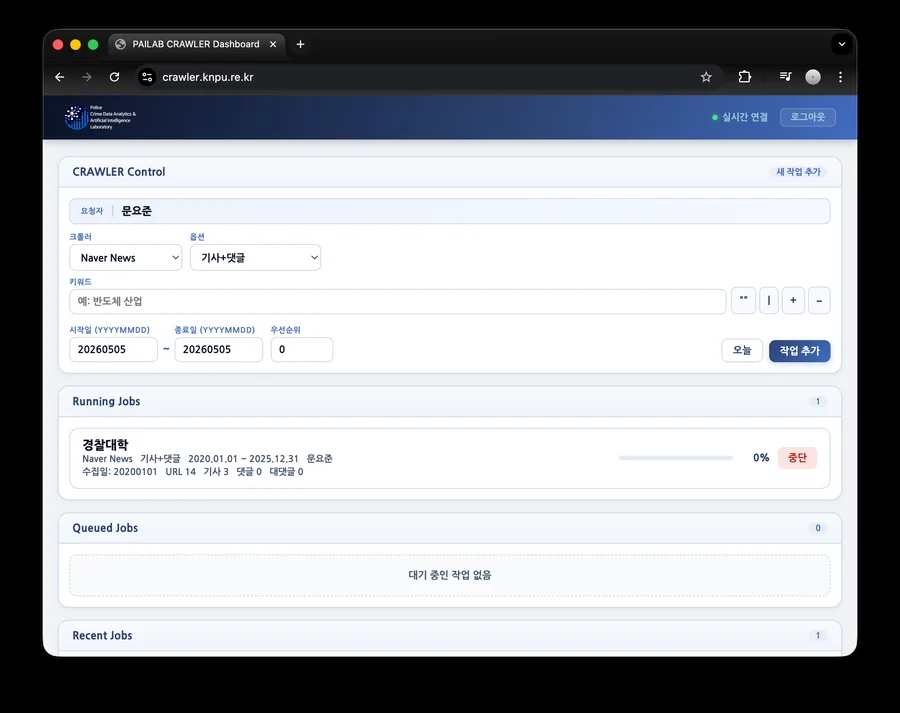
#> input picture assets/systems/crawler.webp, 900 x 713 px
$ python prepare_screenshots.py assets/systems/crawler.webp
#> lines starting #> are read from the running program, lines starting #| are printed output that depends on the picture; after the words box and inside, x2 and y2 are one past the last pixel; in counts of white or black regions, pixels touching at a corner belong together
#!/usr/bin/env python3
"""크롬 스크린샷 → 여백·그림자를 정리한 둥근 WebP.

설치: python3 -m pip install Pillow numpy
실행: python3 prepare_screenshots.py /이미지/폴더
직접 높이 지정: python3 prepare_screenshots.py /이미지/폴더 --top 140
이미 크롬이 잘린 이미지: python3 prepare_screenshots.py /이미지/폴더 --top 0
확인만: --dry-run / 하위 폴더 포함: --recursive

같은 폴더에 같은 이름의 .webp를 저장합니다. 기존 WebP는 덮어씁니다.
PNG/JPEG 원본은 삭제하지 않습니다. WebP는 투명도를 포함해 무손실 저장합니다.
자동 크롬 감지는 macOS 창 버튼 기준이며 불확실하면 건너뜁니다.
바깥 여백·그림자 감지는 투명도가 있는 스크린샷을 기준으로 합니다.
"""

from __future__ import annotations
import argparse
import os
from pathlib import Path
import tempfile

try:
    import numpy as np
    from PIL import Image, ImageDraw, ImageOps
except ImportError as exc:
    raise SystemExit("필요 패키지 설치: python3 -m pip install Pillow numpy") from exc

EXTENSIONS = {".png", ".webp", ".jpg", ".jpeg", ".tif", ".tiff", ".bmp"}


def detect_top(image: Image.Image) -> int | None:
    """Return a conservative toolbar boundary in original pixel coordinates."""
    scale = min(1.0, 1600 / image.width)
    width = max(1, round(image.width * scale))
    height = max(1, round(image.height * scale))
    thumb = image.convert("RGB").resize((width, height))
    rgb = np.asarray(thumb, dtype=np.int16)
    # Traffic lights must be close together, horizontally ordered and aligned.
    area = rgb[: min(height // 3, 300), : max(1, width // 3)]
    if area.size == 0:
        return None
    r, g, b = area[..., 0], area[..., 1], area[..., 2]
    masks = (
        (r > 190) & (g > 45) & (g < 160) & (b < 145) & (r - g > 65),
        (r > 180) & (g > 140) & (b < 100) & (r - g < 95),
        (r < 130) & (g > 140) & (b < 145) & (g - r > 45),
    )
    candidates = []
    for mask in masks:
        components = []
        # Compact connected components avoid mistaking long colored UI strips
        # for the circular window buttons. Only the small search area is walked.
        visited = np.zeros(mask.shape, dtype=bool)
        ys, xs = np.nonzero(mask)
        for sy, sx in zip(ys, xs):
            if visited[sy, sx]:
                continue
            stack = [(int(sy), int(sx))]
            visited[sy, sx] = True
            points = []
            while stack:
                y, x = stack.pop()
                points.append((y, x))
                for ny, nx in ((y - 1, x), (y + 1, x), (y, x - 1), (y, x + 1)):
                    if (
                        0 <= ny < mask.shape[0]
                        and 0 <= nx < mask.shape[1]
                        and mask[ny, nx]
                        and not visited[ny, nx]
                    ):
                        visited[ny, nx] = True
                        stack.append((ny, nx))
            p = np.asarray(points)
            lo, hi = p.min(axis=0), p.max(axis=0)
            h, w = hi - lo + 1
            if (
                5 <= w <= 28
                and 5 <= h <= 28
                and 0.65 <= w / h <= 1.5
                and len(p) / (h * w) > 0.45
            ):
                components.append(
                    (float(p[:, 1].mean()), float(p[:, 0].mean()), float(max(h, w)))
                )
        candidates.append(components)

    for red in sorted(candidates[0], key=lambda p: p[1]):
        for yellow in candidates[1]:
            for green in candidates[2]:
                diameter = float(np.median([red[2], yellow[2], green[2]]))
                gap1, gap2 = yellow[0] - red[0], green[0] - yellow[0]
                if not (
                    1.1 * diameter < gap1 < 3 * diameter and 0.65 < gap2 / gap1 < 1.5
                ):
                    continue
                if (
                    max(red[1], yellow[1], green[1]) - min(red[1], yellow[1], green[1])
                    > diameter * 0.35
                ):
                    continue
                # Ignore image margins when measuring the horizontal boundary.
                left = max(0, round(red[0] - 1.8 * diameter))
                right = width - left
                if right - left < width * 0.65:
                    continue
                start = round(red[1] + 3 * diameter)
                end = min(height - 1, round(red[1] + 10 * diameter))
                edges = []
                for y in range(start, end):
                    above = np.median(rgb[max(0, y - 3) : y, left:right], axis=0)
                    below = np.median(rgb[y : min(height, y + 3), left:right], axis=0)
                    difference = np.max(np.abs(below - above), axis=1)
                    coverage = float(np.mean(difference > 25))
                    if coverage < 0.7:
                        continue
                    # Browser toolbars are predominantly neutral gray. A site
                    # navigation boundary after a colored navbar is rejected.
                    neutral = np.max(above, axis=1) - np.min(above, axis=1)
                    if float(np.mean(neutral < 22)) < 0.8:
                        continue
                    edges.append((coverage * float(np.median(difference)), y))
                if edges:
                    _, boundary = max(edges)
                    # Choose the strongest row transition, not its 3-row halo.
                    low, high = max(1, boundary - 2), min(height, boundary + 3)
                    boundary = max(
                        range(low, high),
                        key=lambda y: float(
                            np.median(
                                np.max(
                                    np.abs(rgb[y, left:right] - rgb[y - 1, left:right]),
                                    axis=1,
                                )
                            )
                        ),
                    )
                    return round(boundary / scale)
    return None


def window_bounds(image: Image.Image) -> tuple[int, int, int, int]:
    """Ignore outer translucent window shadows; preserve opaque content."""
    alpha = np.asarray(image.convert("RGBA"))[:, :, 3]
    ys, xs = np.nonzero(alpha >= 250)
    if not len(xs):
        raise ValueError("불투명한 창 영역을 찾을 수 없습니다.")
    return int(xs.min()), int(ys.min()), int(xs.max()) + 1, int(ys.max()) + 1


def clean_corners(image: Image.Image, radius: int) -> Image.Image:
    """Mask all four corners, removing old shadow wedges outside each arc."""
    result = image.convert("RGBA")
    radius = min(radius, result.width // 2, result.height // 2)
    if radius <= 0:
        return result
    mask = Image.new("L", (radius * 4, radius * 4), 0)
    ImageDraw.Draw(mask).ellipse((0, 0, radius * 8 - 1, radius * 8 - 1), fill=255)
    mask = mask.resize((radius, radius), Image.Resampling.LANCZOS)
    alpha = result.getchannel("A")
    for right, bottom in ((False, False), (True, False), (False, True), (True, True)):
        corner = ImageOps.mirror(mask) if right else mask
        if bottom:
            corner = ImageOps.flip(corner)
        x = result.width - radius if right else 0
        y = result.height - radius if bottom else 0
        existing = np.asarray(alpha.crop((x, y, x + radius, y + radius)))
        alpha.paste(Image.fromarray(np.minimum(existing, np.asarray(corner))), (x, y))
    result.putalpha(alpha)
    return result


def prepare_image(
    image: Image.Image, top: int, radius: int | None = None, max_width: int = 1920
) -> Image.Image:
    if not 0 <= top < image.height:
        raise ValueError(f"--top은 0~{image.height - 1}px 범위여야 합니다.")
    cropped = image.convert("RGBA").crop((0, top, image.width, image.height))
    cropped = cropped.crop(window_bounds(cropped))
    # 36px for the 3420px-wide reference windows; scale with the source.
    radius = max(1, round(cropped.width * 36 / 3420)) if radius is None else radius
    result = clean_corners(cropped, radius)
    if max_width and result.width > max_width:
        result = result.resize(
            (max_width, max(1, round(result.height * max_width / result.width))),
            Image.Resampling.LANCZOS,
        )
    return result


def process_file(
    path: Path, top: int | None, radius: int | None, max_width: int, dry_run: bool
) -> str:
    target = path.with_suffix(".webp")
    with Image.open(path) as source:
        if getattr(source, "n_frames", 1) > 1:
            return "건너뜀: 다중 프레임 이미지"
        image = ImageOps.exif_transpose(source)
        cut = detect_top(image) if top is None else top
        if cut is None:
            return "건너뜀: 크롬 자동 감지 불확실 (--top 픽셀값, 이미 잘랐다면 --top 0)"
        result = prepare_image(image, cut, radius, max_width)
        description = f"{target.name}: 상단 {cut}px 제거 → {result.width}×{result.height}, 투명 WebP"
        if dry_run:
            return "확인: " + description
        profile = source.info.get("icc_profile")
    fd, name = tempfile.mkstemp(
        prefix=".screenshot-", suffix=".webp", dir=target.parent
    )
    os.close(fd)
    try:
        options = {"icc_profile": profile} if profile else {}
        result.save(name, "WEBP", lossless=True, exact=True, method=4, **options)
        os.chmod(name, (target if target.exists() else path).stat().st_mode & 0o777)
        os.replace(name, target)
    finally:
        Path(name).unlink(missing_ok=True)
    return "저장: " + description


def main() -> int:
    parser = argparse.ArgumentParser(
        description=__doc__, formatter_class=argparse.RawDescriptionHelpFormatter
    )
    parser.add_argument("path", nargs="?", help="이미지 파일 또는 폴더")
    parser.add_argument(
        "--top", type=int, help="상단 제거 높이(px), 0은 크롬 제거 생략"
    )
    parser.add_argument(
        "--radius", type=int, help="모서리 반지름(px), 기본값은 창 너비에 비례"
    )
    parser.add_argument(
        "--max-width",
        type=int,
        default=1920,
        help="최대 출력 너비, 기본 1920px; 0은 원본 크기",
    )
    parser.add_argument("--recursive", "-r", action="store_true", help="하위 폴더 포함")
    parser.add_argument(
        "--dry-run", action="store_true", help="파일 저장 없이 결과 확인"
    )
    args = parser.parse_args()
    if any(
        value is not None and value < 0
        for value in (args.top, args.radius, args.max_width)
    ):
        parser.error("높이·반지름·최대 너비는 0 이상이어야 합니다.")
    path = (
        Path(args.path or input("이미지 파일 또는 폴더 경로: ").strip().strip("\"'"))
        .expanduser()
        .resolve()
    )
    if not path.exists():
        parser.error(f"경로가 없습니다: {path}")
    paths = (
        list(path.rglob("*") if args.recursive else path.iterdir())
        if path.is_dir()
        else [path]
    )
    # A PNG and its generated WebP must not process the same output twice.
    targets = {}
    for item in sorted(paths, key=lambda p: (p.suffix.lower() == ".webp", str(p))):
        if (
            item.is_file()
            and not item.is_symlink()
            and item.suffix.lower() in EXTENSIONS
            and not item.name.startswith(".")
        ):
            targets.setdefault(item.with_suffix(".webp"), item)
    failed = 0
    for item in targets.values():
        try:
            print(
                f"{item}: {process_file(item, args.top, args.radius, args.max_width, args.dry_run)}",
                flush=True,
            )
#> in process_file, source is the input picture: PIL image 900x713 RGB; mean R, G, B 165.3, 168.2, 172.7
#> in detect_top, `area = rgb[: min(height // 3, 300), : max(1, width // 3)]`:
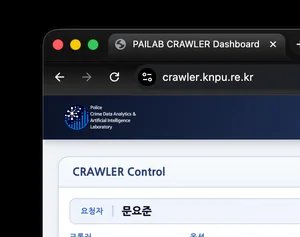
#> area: shape (237, 300, 3) int16; mean R, G, B 97.9, 101.3, 107.5
#> in detect_top, `r, g, b = area[..., 0], area[..., 1], area[..., 2]`:
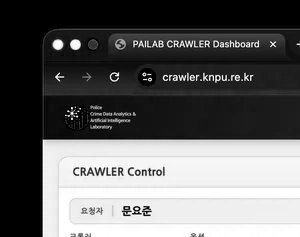
#> r: shape (237, 300) int16; min 0, max 255, mean 97.9
#> in detect_top, `r, g, b = area[..., 0], area[..., 1], area[..., 2]`:
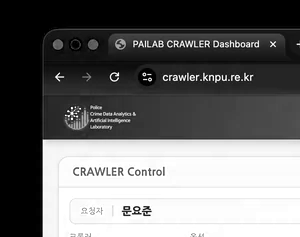
#> b: shape (237, 300) int16; min 0, max 255, mean 107.5
#> the loop in detect_top, `for mask in masks:` made 3 passes
#> after the loop in detect_top, `for mask in masks:`:
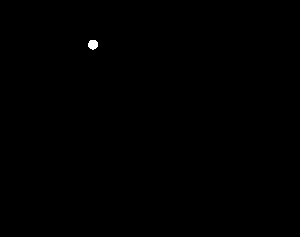
#> visited: shape (237, 300) bool; 0.11% white; 1 white region, box (x1, y1, x2, y2) and area: (88, 40, 98, 50) 79
#> after the loop in detect_top, `for mask in masks:`: candidates = [[(57.5, 44.13, 10)], [(75.03, 44.28, 10)], [(92.56, 44.15, 10)]]
#> the loop in detect_top, `for red in sorted(candidates[0], key=lambda p: p[1]):` made 1 pass
#> in process_file, `cut = detect_top(image) if top is None else top`: cut = 95
#> in prepare_image, `cropped = image.convert("RGBA").crop((0, top, image.width, image.heigh..`:
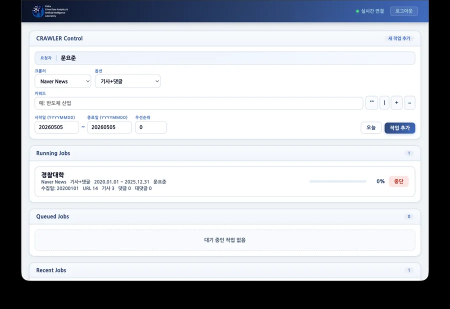
#> cropped: PIL image 900x618 RGBA (shown at 1/2 size); mean R, G, B, A 187.5, 190.7, 195.9, 255
#> in clean_corners, `ImageDraw.Draw(mask).ellipse((0, 0, radius * 8 - 1, radius * 8 - 1), f..`:
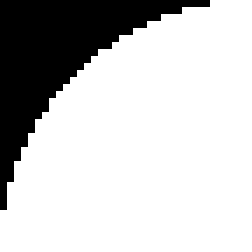
#> mask: PIL image 36x36 L (shown 7 times larger); 78.2% white; 1 black region, box (x1, y1, x2, y2) and area: (0, 0, 30, 30) 283
#> after the loop in clean_corners, `for right, bottom in ((False, False), (True, False), (False, True), (T..`:
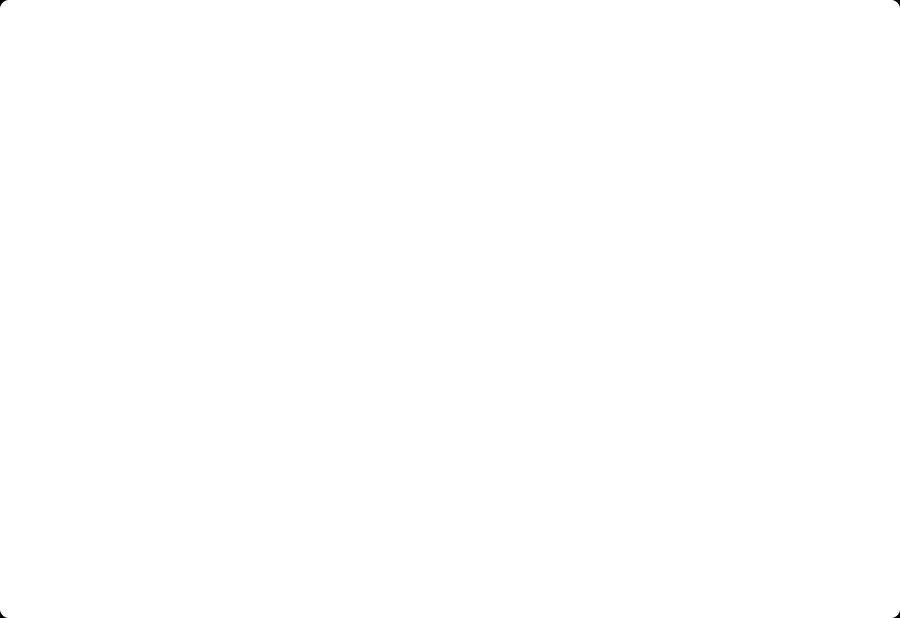
#> alpha: PIL image 900x618 L; min 0, max 255, mean 255
#> in process_file, `options = {"icc_profile": profile} if profile else {}`: options = 0 items
        except Exception as exc:
            failed += 1
            print(f"{item}: 오류: {exc}", flush=True)
    print(f"대상 {len(targets)}개, 오류 {failed}개")
    return bool(failed)


if __name__ == "__main__":
    raise SystemExit(main())
#> (the program exits here)

$ run again, on assets/systems/kemkim.webp
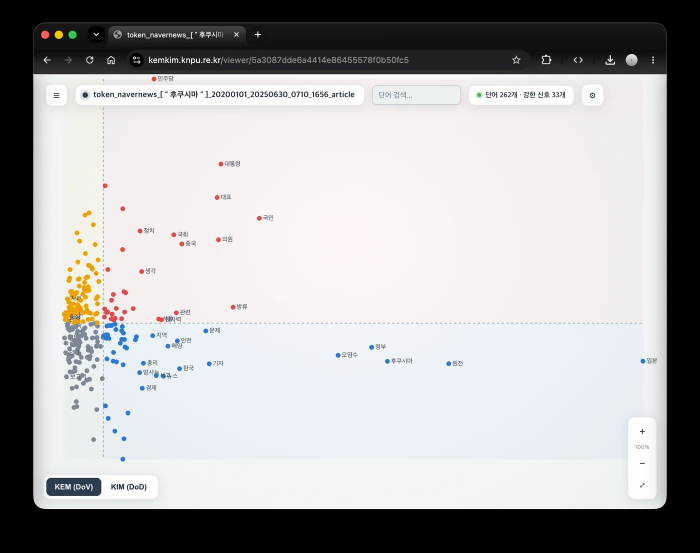
#> input picture assets/systems/kemkim.webp, 1400 x 1106 px (shown at 1/2 size)
#> in process_file, source is the input picture: PIL image 1400x1106 RGB; mean R, G, B 172.6, 171.9, 172.7
#> in detect_top, `area = rgb[: min(height // 3, 300), : max(1, width // 3)]`:
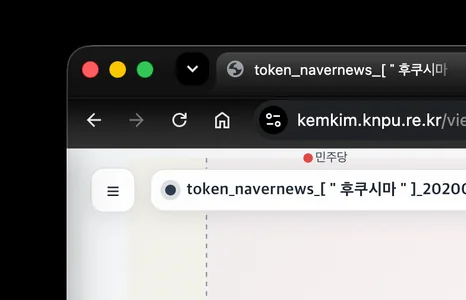
#> area: shape (300, 466, 3) int16; mean R, G, B 115.4, 114.5, 114
#> the loop in detect_top, `for mask in masks:` made 3 passes
#> after the loop in detect_top, `for mask in masks:`: candidates = [[(89.87, 69.03, 16), (307.7, 157.6, 10)], [(117.2, 69.04, 16)], [(144.5, 69, 16)]]
#> the loop in detect_top, `for red in sorted(candidates[0], key=lambda p: p[1]):` made 1 pass
#> cut = 148
#> in clean_corners, `ImageDraw.Draw(mask).ellipse((0, 0, radius * 8 - 1, radius * 8 - 1), f..`:
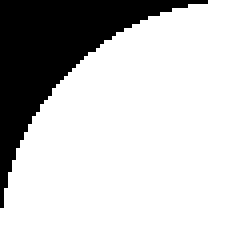
#> mask: PIL image 60x60 L (shown 4 times larger); 78.4% white; 1 black region, box (x1, y1, x2, y2) and area: (0, 0, 52, 52) 776
#> options = 0 items
